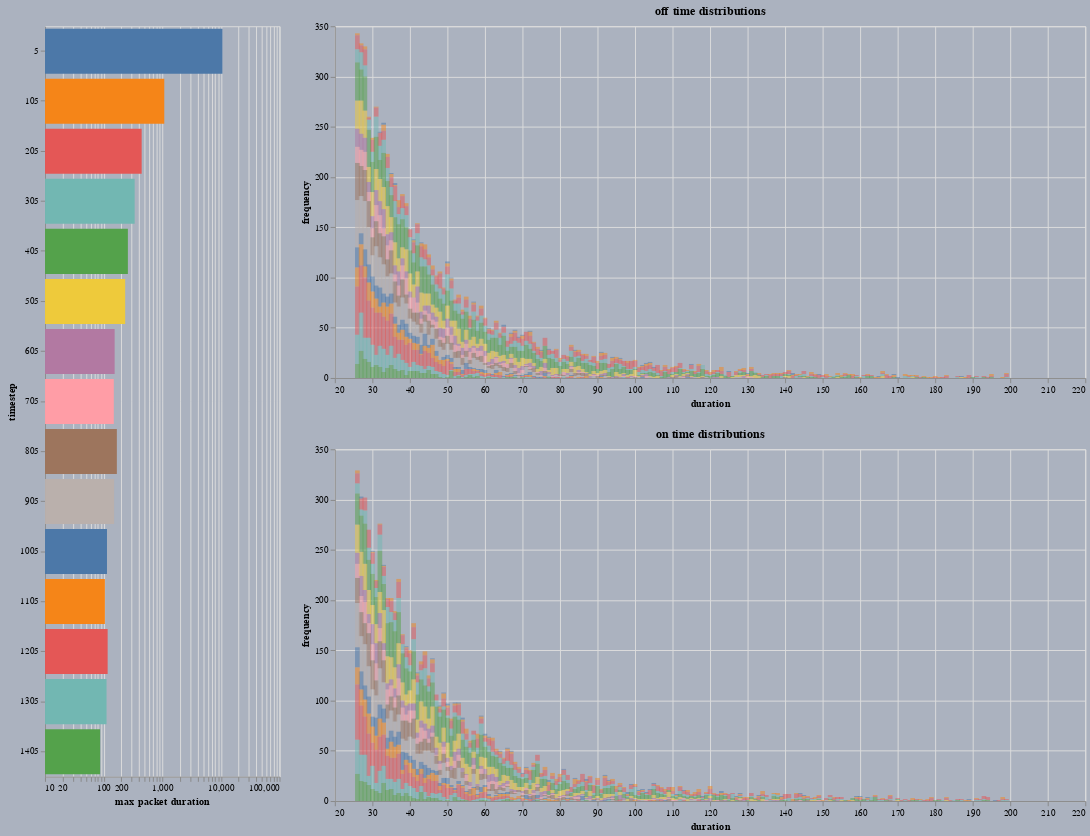

The cell this chart's notebook holds for it:
### Code cell
WTA_sim.state_length_vs_timestep_sim(
    chart_type='bar',
    background_color='#abb2bf',
    lower_bound=25,
    upper_bound=200
)

### Figure 1 — Vega-Lite specification as saved in the notebook (floating-point values rounded to 4 significant figures; data arrays with more than 128 entries replaced by an {"elided": "..."} marker saying what was removed)
{"$schema": "https://vega.github.io/schema/vega-lite/v2.6.0.json", "background": "#abb2bf", "config": {"view": {"height": 300, "width": 400}}, "datasets": {"data-929b49981f4b52b9d27fdc4adbb6c947": {"elided": "3334 records"}}, "hconcat": [{"data": {"name": "data-929b49981f4b52b9d27fdc4adbb6c947"}, "encoding": {"color": {"condition": {"field": "timestep", "legend": null, "selection": "selector029", "type": "nominal"}, "value": "#96989b"}, "tooltip": [{"field": "timestep", "type": "nominal"}, {"aggregate": "max", "field": "duration", "type": "quantitative"}], "x": {"aggregate": "max", "field": "duration", "scale": {"type": "log"}, "title": "max packet duration", "type": "quantitative"}, "y": {"field": "timestep", "type": "nominal"}}, "height": 800, "mark": "bar", "selection": {"selector029": {"empty": "all", "encodings": ["y"], "on": "click", "resolve": "global", "toggle": "event.shiftKey", "type": "multi"}}, "width": 250}, {"vconcat": [{"data": {"name": "data-929b49981f4b52b9d27fdc4adbb6c947"}, "encoding": {"color": {"field": "timestep", "legend": null, "type": "nominal"}, "tooltip": [{"field": "duration", "type": "quantitative"}, {"field": "frequency", "type": "quantitative"}, {"field": "timestep", "type": "nominal"}, {"field": "bit", "type": "nominal"}], "x": {"field": "duration", "type": "quantitative"}, "y": {"field": "frequency", "type": "quantitative"}}, "height": 375, "mark": {"opacity": 0.5, "type": "bar"}, "title": "off time distributions", "transform": [{"filter": {"selection": "selector029"}}, {"filter": "(datum.duration > 25)"}, {"filter": "(datum.duration < 200)"}, {"filter": "(datum.bit === 0)"}], "width": 800}, {"data": {"name": "data-929b49981f4b52b9d27fdc4adbb6c947"}, "encoding": {"color": {"field": "timestep", "legend": null, "type": "nominal"}, "tooltip": [{"field": "duration", "type": "quantitative"}, {"field": "frequency", "type": "quantitative"}, {"field": "timestep", "type": "nominal"}, {"field": "bit", "type": "nominal"}], "x": {"field": "duration", "type": "quantitative"}, "y": {"field": "frequency", "type": "quantitative"}}, "height": 375, "mark": {"opacity": 0.5, "type": "bar"}, "title": "on time distributions", "transform": [{"filter": {"selection": "selector029"}}, {"filter": "(datum.duration > 25)"}, {"filter": "(datum.duration < 200)"}, {"filter": "(datum.bit === 1)"}], "width": 800}]}]}
